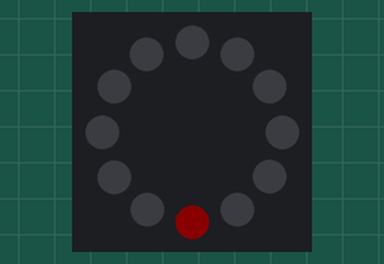
Recording of a program running on a simulated MicroPython board. Shown: 12 RGB LEDs in a ring, first at the top, clockwise. Dim RGB values are drawn brighter than linear.

Above: at 1.05 s.
At 1.75 s:
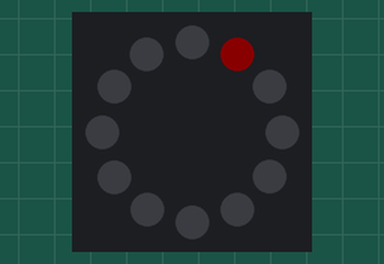
At 2.45 s:
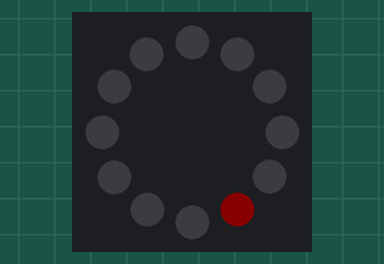
At 3.16 s:
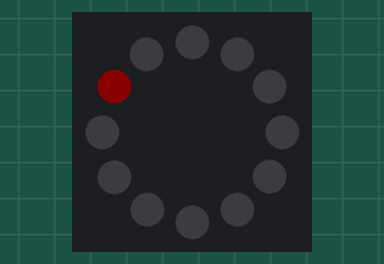
At 3.96 s:
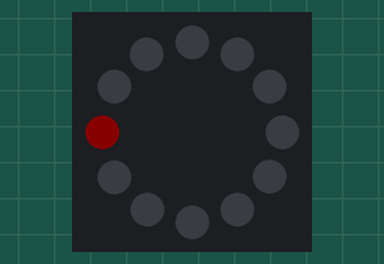

Measured:
- by itself, everything shown: repeats every 2.6 s, in 24 steps

The program:

Day8d.py
```python
'''
Bouncing LEDs on ring
'''

from machine import Pin, ADC
from neopixel import NeoPixel
import time

# Set up pin for ring LED
ring = NeoPixel(Pin(2), 12)

# set all LEDs on ring to off
ring.fill((0,0,0))
ring.write()
time.sleep(1)

leds = list(range(12))
new_leds = leds[6:] + leds[:6] + leds[6:7]
setting = 10, 0, 0
sleep = 0.1

# Bouncing LEDs
while True:

    for led in new_leds:
        ring[led] = (setting)
        ring.write() # Send the data to the ring
        time.sleep(sleep)
        ring.fill((0,0,0))

    for led in reversed(new_leds):
        ring[led] = (setting)
        ring.write() # Send the data to the ring
        time.sleep(sleep)
        ring.fill((0,0,0))
```
